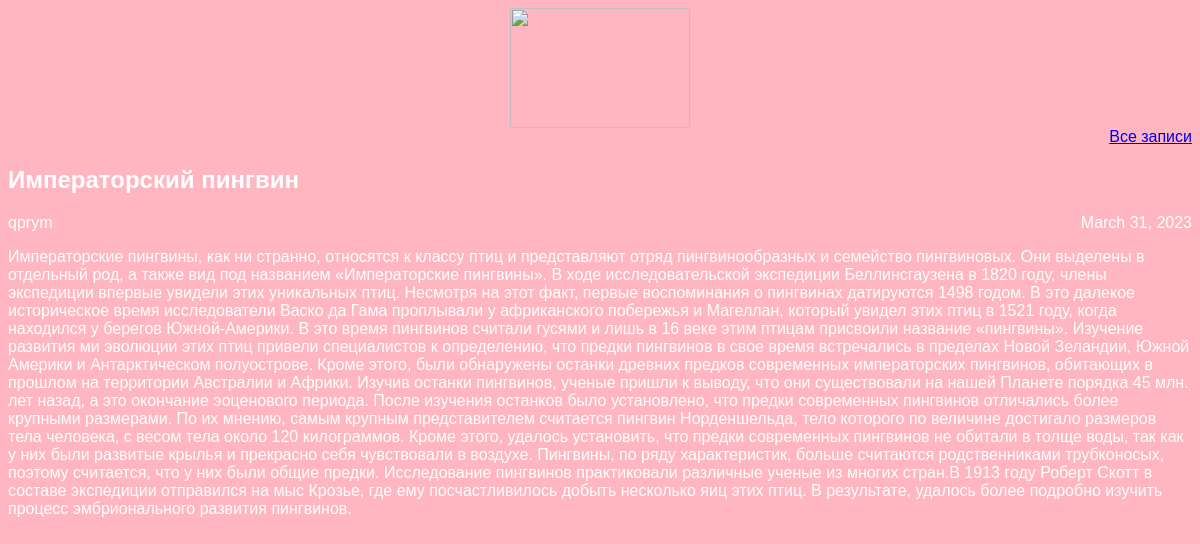
The app's page /article/1 with its own data.
### articles/models.py (models this page shows, shortened)
class Article(models.Model):
    title = models.CharField(max_length=200)
    author = models.ForeignKey(User, on_delete=models.CASCADE)
    text = models.TextField()
    created_date = models.DateField(auto_now_add=True)
    def get_fulltext(self):
        return self.text

### articles/views.py (the view)
# urls.py: re_path(r'^article/(?P<article_id>\d+)$', views.get_article, name='get_article'),]
def get_article(request, article_id):
    try:
        post = Article.objects.get(id=article_id)
        return render(request, 'article.html', {"post": post})
    except Article.DoesNotExist:
        raise Http404

### articles/templates/article.html (shortened to what this page needs)
<!DOCTYPE html>
<html>
    <header>
    <header>
    <head>
        <link rel="stylesheet" href="{{ STATIC_URL }}/static/article1.css">
    </head>
    <body class="article">
        <div class="header">
        <img src= "https://yspu.org/images/7/79/Logo1_свиток_с_книгами_и_шапкой.png" width="180" height="120">
        <a href="../"> Все записи</a>
    </div>
    <div class="articlediv">
        <div class="one-post">
            <h2 class="post-title">{{ post.title }}</h2>
            <div class="article-info">
            <div class="article-author">{{ post.author.username }}</div>
            <div class="article-created-date">{{ post.created_date }}</div>
            </div>
            <p class="article-text">{{ post.get_fulltext }}</p>
        </div>
    </div>
    </body>

### articles/static/article1.css (style rules this page uses)
body { background: #ffb6c1; font-family: Tahoma, Arial, sans-serif; color: #ffffff; }
.header img { display: block; margin-left: auto; margin-right: auto; }
.header { text-align: right; }
.post-title { color: #ffffff; }
.article-author { width: 50%; float: left; }
.article-created-date { text-align: right; }

### records on screen
Article: title "Императорский пингвин", author.username "qprym", created_date "March 31, 2023", get_fulltext "Императорские пингвины, как ни странно, относятся к классу птиц и представляют отряд пингвинообразных и семейство пингвиновых. Они выделены в отдельный род, а также вид под названием «Императорские пингвины». В ходе исследовательской экспедиции Беллинсгаузена в 1820 году, члены экспедиции впервые увидели этих уникальных птиц. Несмотря на этот факт, первые воспоминания о пингвинах датируются 1498 годом. В это далекое историческое время исследователи Васко да Гама проплывали у африканского побережья и Магеллан, который увидел этих птиц в 1521 году, когда находился у берегов Южной-Америки. В это время пингвинов считали гусями и лишь в 16 веке этим птицам присвоили название «пингвины». Изучение…"
